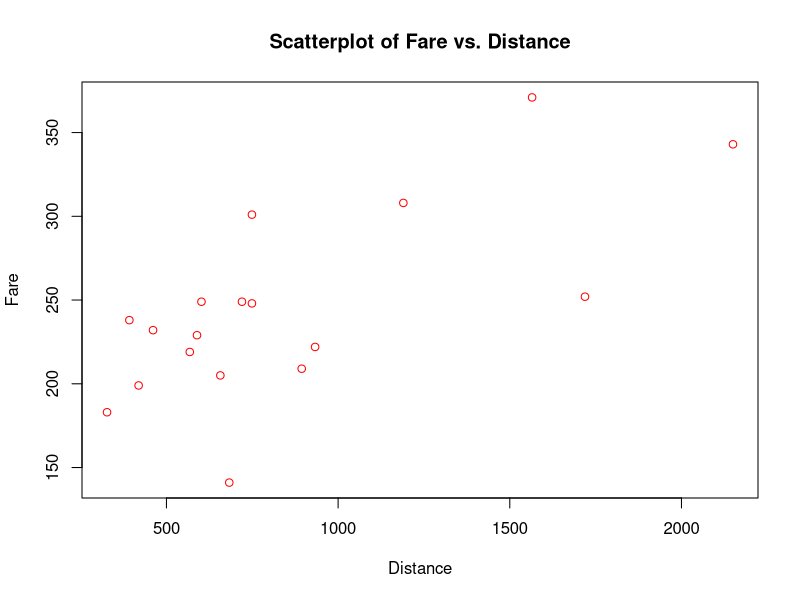
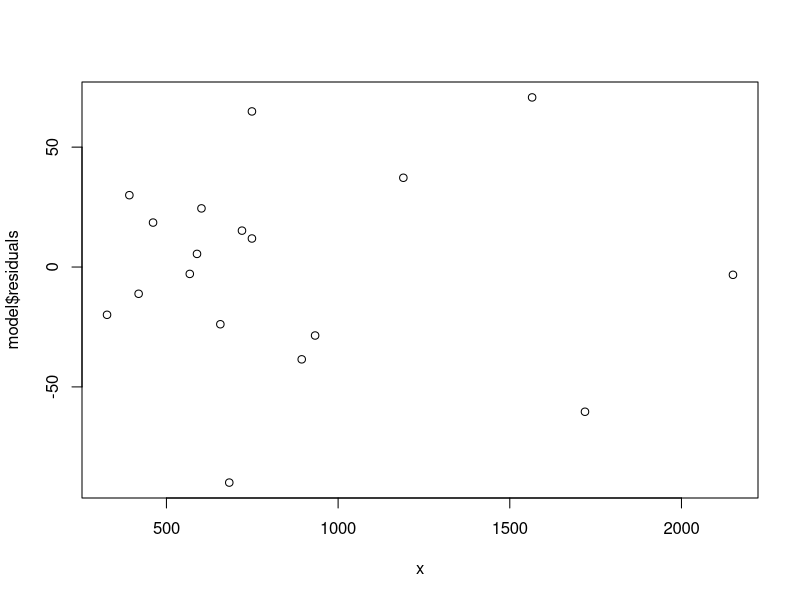
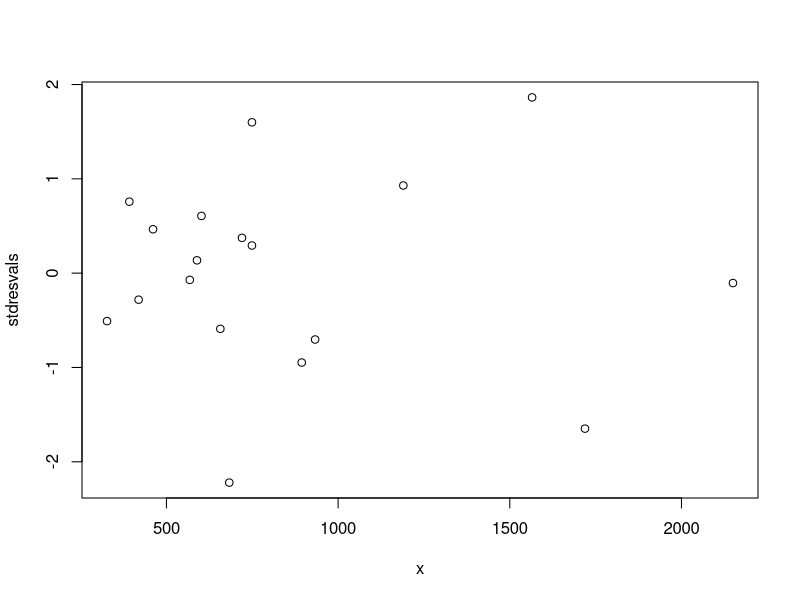
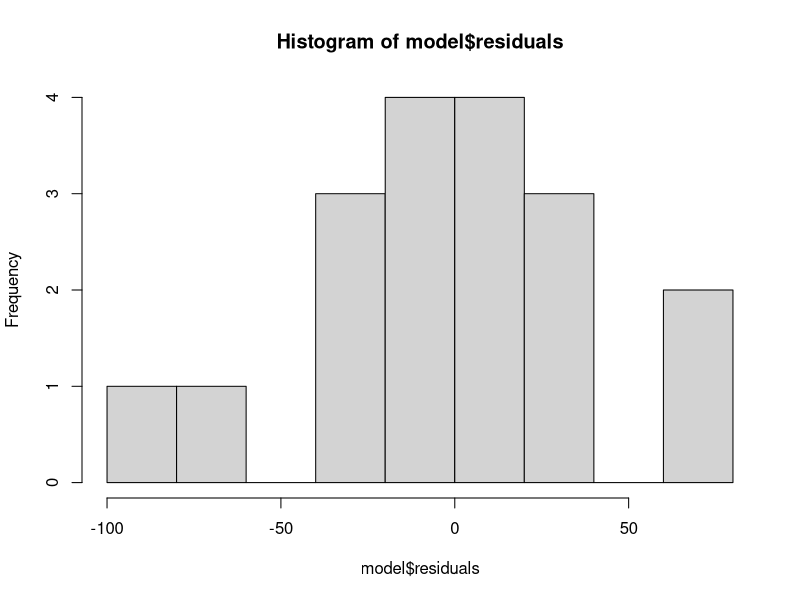
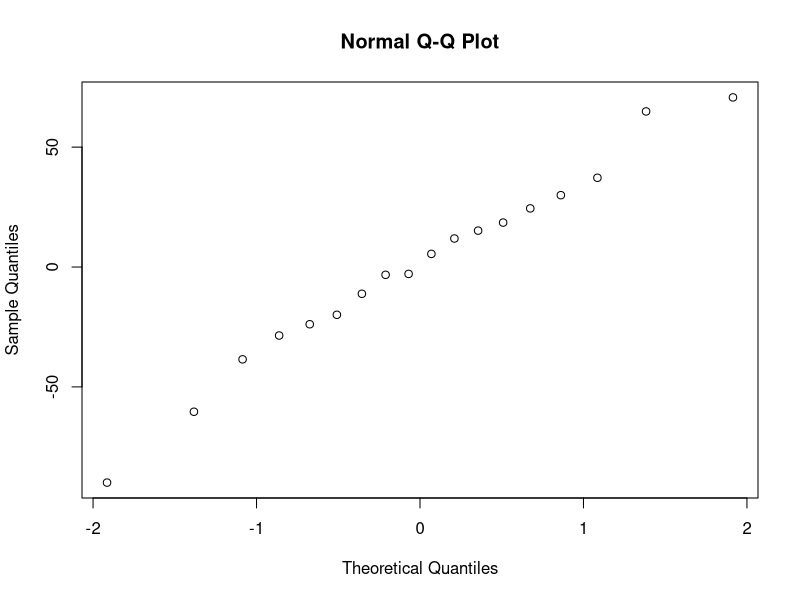
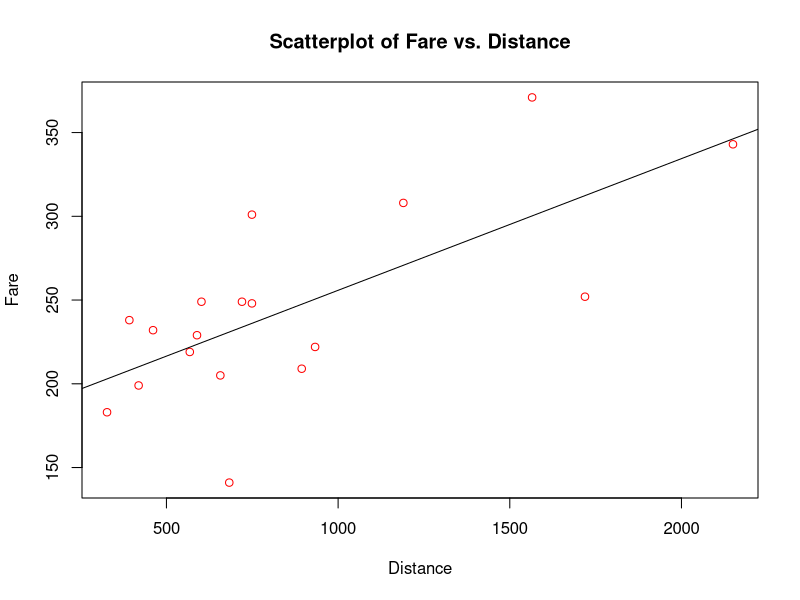

These charts were generated, in order, by the following R code:
## ---- chunk 1
knitr::opts_chunk$set(echo = TRUE, warning = FALSE, message = FALSE, fig.align = "center", comment = NA)
library(tidyverse)
## ---- chunk 2
AtlReg <- read.csv("AtlantaRegression.csv")
AtlReg

# Figure out what your x and y are
x <- AtlReg$Distance
y <- AtlReg$Fare

############################################################################
# Checking Assumption 1:
############################################################################

# Create a scatterplot of x vs. y
plot(x, y, xlab="Distance", ylab="Fare", main = "Scatterplot of Fare vs. Distance", col = "red")

# Find the correlation between x and y
r <- cor(x,y)
r

# Find the R^2 value
Rsquared <- cor(x,y)^2
Rsquared

# Everything looks good? 

############################################################################
# Checking Assumption 2 and 3:
############################################################################

# We have to create the linear model to get the residual plot
# we use the lm function to create the linear model

model <- lm(y ~ x) 

# It is time to examine the residual

plot(x, model$residuals) # residuals vs x - Residual plot

# a better residual plot?
library(MASS)
stdresvals <- stdres(model) # standardized residuals
plot(x, stdresvals) # This residual plot is easier to read than the previous

############################################################################
# Checking Assumption 4:
############################################################################

hist(model$residuals) # histogram of residuals - To check if residuals are normal

qqnorm(model$residuals) # QQplot- To check if residuals are normal

## ---- chunk 3
AtlReg <- read.csv("AtlantaRegression.csv")
AtlReg

# Figure out what your x and y are
x <- AtlReg$Distance
y <- AtlReg$Fare

model <- lm(y ~ x)

# plot of x vs. y 
plot(x, y, xlab="Distance", ylab="Fare", main = "Scatterplot of Fare vs. Distance", col = "red")

#We can add the line to the plot as a visual aid
abline(lm(y~x))

summary(model)

names(model)

model$coefficients  #[1] is the intercept, [2] is the slope

model$fitted.values
model$residuals

#--------------------------------------------------
# Optional: Creating an easily read table of obsreved values, fits and residuals:

numbers <- cbind(AtlReg[,3], model$fitted.values, model$residuals)
colnames(numbers) <- c("Observed Fare", "Fits", "Residuals")
rownames(numbers) <- AtlReg[,1]

output <- as.table(numbers)
output
#--------------End Table---------------------------
## ---- chunk 4
summary(model) # Use this to get the coefficients
## ---- chunk 5
model <- lm(y ~ x)
summary(model)
## ---- chunk 6
model <- lm(y ~ x)

confint(model, level=.95) # 95% CI for betas
## ---- chunk 7
model <- lm(y ~ x)

#confidence interval for the new observation 700
predict(model, data.frame(x=700),interval="conf",level=.95) #confidence interval

model <- lm(y ~ x)

#prediction interval for the new observation 700
predict(model, data.frame(x=700),interval="pred",level=.95) #prediction interval

